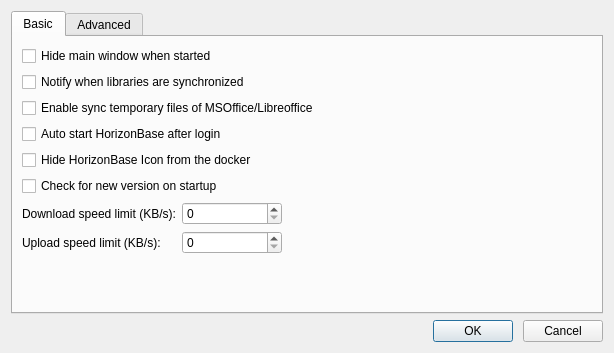
<?xml version="1.0" encoding="UTF-8"?>
<ui version="4.0">
 <class>SettingsDialog</class>
 <widget class="QDialog" name="SettingsDialog">
  <property name="geometry">
   <rect>
    <x>0</x>
    <y>0</y>
    <width>614</width>
    <height>353</height>
   </rect>
  </property>
  <property name="windowTitle">
   <string>Dialog</string>
  </property>
  <layout class="QVBoxLayout" name="verticalLayout_3">
   <item>
    <widget class="QTabWidget" name="mTabWidget">
     <property name="currentIndex">
      <number>0</number>
     </property>
     <widget class="QWidget" name="mBasicTab">
      <attribute name="title">
       <string>Basic</string>
      </attribute>
      <layout class="QVBoxLayout" name="verticalLayout">
       <item>
        <widget class="QCheckBox" name="mHideMainWinCheckBox">
         <property name="text">
          <string>Hide main window when started</string>
         </property>
        </widget>
       </item>
       <item>
        <widget class="QCheckBox" name="mNotifyCheckBox">
         <property name="text">
          <string>Notify when libraries are synchronized</string>
         </property>
        </widget>
       </item>
       <item>
        <widget class="QCheckBox" name="mSyncExtraTempFileCheckBox">
         <property name="text">
          <string>Enable sync temporary files of MSOffice/Libreoffice</string>
         </property>
        </widget>
       </item>
       <item>
        <widget class="QCheckBox" name="mAutoStartCheckBox">
         <property name="text">
          <string>Auto start HorizonBase after login</string>
         </property>
        </widget>
       </item>
       <item>
        <widget class="QCheckBox" name="mHideDockIconCheckBox">
         <property name="text">
          <string>Hide HorizonBase Icon from the docker</string>
         </property>
        </widget>
       </item>
       <item>
        <widget class="QCheckBox" name="mCheckLatestVersionBox">
         <property name="text">
          <string>Check for new version on startup</string>
         </property>
        </widget>
       </item>
       <item>
        <layout class="QFormLayout" name="formLayout">
         <property name="labelAlignment">
          <set>Qt::AlignLeading|Qt::AlignLeft|Qt::AlignVCenter</set>
         </property>
         <property name="formAlignment">
          <set>Qt::AlignLeading|Qt::AlignLeft|Qt::AlignTop</set>
         </property>
         <item row="0" column="0">
          <widget class="QLabel" name="label_5">
           <property name="text">
            <string>Download speed limit (KB/s):</string>
           </property>
          </widget>
         </item>
         <item row="1" column="0">
          <widget class="QLabel" name="label_4">
           <property name="text">
            <string>Upload speed limit (KB/s):</string>
           </property>
          </widget>
         </item>
         <item row="0" column="1">
          <widget class="QSpinBox" name="mDownloadSpinBox">
           <property name="maximumSize">
            <size>
             <width>100</width>
             <height>16777215</height>
            </size>
           </property>
           <property name="maximum">
            <number>100000</number>
           </property>
           <property name="singleStep">
            <number>10</number>
           </property>
          </widget>
         </item>
         <item row="1" column="1">
          <widget class="QSpinBox" name="mUploadSpinBox">
           <property name="maximumSize">
            <size>
             <width>100</width>
             <height>16777215</height>
            </size>
           </property>
           <property name="maximum">
            <number>100000</number>
           </property>
           <property name="singleStep">
            <number>10</number>
           </property>
          </widget>
         </item>
        </layout>
       </item>
      </layout>
     </widget>
     <widget class="QWidget" name="mAdvancedTab">
      <attribute name="title">
       <string>Advanced</string>
      </attribute>
      <layout class="QVBoxLayout" name="verticalLayout_2">
       <item>
        <widget class="QCheckBox" name="mAllowInvalidWorktreeCheckBox">
         <property name="text">
          <string>Do not automatically unsync a library</string>
         </property>
        </widget>
       </item>
       <item>
        <widget class="QLabel" name="desc">
         <property name="text">
          <string>Do not automatically unsync a library when its local directory is removed or unaccessible for other reasons.</string>
         </property>
         <property name="wordWrap">
          <bool>true</bool>
         </property>
        </widget>
       </item>
       <item>
        <widget class="QCheckBox" name="mAllowRepoNotFoundCheckBox">
         <property name="text">
          <string>Do not unsync a library when not found on server</string>
         </property>
        </widget>
       </item>
       <item>
        <widget class="QLabel" name="desc_2">
         <property name="text">
          <string>Do not automatically unsync a library when it's not found on server</string>
         </property>
         <property name="wordWrap">
          <bool>true</bool>
         </property>
        </widget>
       </item>
       <item>
        <widget class="QCheckBox" name="mEnableHttpSyncCheckBox">
         <property name="text">
          <string>Enable file syncing with HTTP protocol</string>
         </property>
        </widget>
       </item>
       <item>
        <widget class="QCheckBox" name="mDisableVerifyHttpSyncCert">
         <property name="text">
          <string>Do not verify server certificate in HTTP syncing</string>
         </property>
        </widget>
       </item>
       <item>
        <spacer name="verticalSpacer">
         <property name="orientation">
          <enum>Qt::Vertical</enum>
         </property>
         <property name="sizeHint" stdset="0">
          <size>
           <width>20</width>
           <height>40</height>
          </size>
         </property>
        </spacer>
       </item>
      </layout>
     </widget>
    </widget>
   </item>
   <item>
    <layout class="QHBoxLayout" name="horizontalLayout">
     <property name="spacing">
      <number>10</number>
     </property>
     <item>
      <spacer name="horizontalSpacer">
       <property name="orientation">
        <enum>Qt::Horizontal</enum>
       </property>
       <property name="sizeHint" stdset="0">
        <size>
         <width>40</width>
         <height>20</height>
        </size>
       </property>
      </spacer>
     </item>
     <item>
      <widget class="QPushButton" name="mOkBtn">
       <property name="text">
        <string>OK</string>
       </property>
      </widget>
     </item>
     <item>
      <widget class="QPushButton" name="mCancelBtn">
       <property name="text">
        <string>Cancel</string>
       </property>
      </widget>
     </item>
    </layout>
   </item>
  </layout>
 </widget>
 <resources/>
 <connections>
  <connection>
   <sender>mCancelBtn</sender>
   <signal>clicked()</signal>
   <receiver>SettingsDialog</receiver>
   <slot>reject()</slot>
   <hints>
    <hint type="sourcelabel">
     <x>421</x>
     <y>238</y>
    </hint>
    <hint type="destinationlabel">
     <x>249</x>
     <y>249</y>
    </hint>
   </hints>
  </connection>
  <connection>
   <sender>mOkBtn</sender>
   <signal>clicked()</signal>
   <receiver>SettingsDialog</receiver>
   <slot>accept()</slot>
   <hints>
    <hint type="sourcelabel">
     <x>280</x>
     <y>227</y>
    </hint>
    <hint type="destinationlabel">
     <x>119</x>
     <y>223</y>
    </hint>
   </hints>
  </connection>
 </connections>
</ui>
